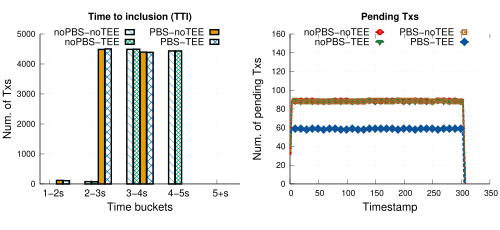

Write gnuplot code to recreate this figure.
# 
# Author: Peterson Yuhala
#

set term postscript size 5in,2.3in linewidth 1 color eps enhanced 22
set encoding utf8


set output "tx_erc20.eps"
set datafile separator comma

load "styles.inc"
load "common.gnuplot" 
load "linetypes.gnuplot"

## Multiplot settings

## mp_startx # Left edge of col 0 plot area
## mp_starty          # Top of row 0 plot area
## mp_width            # Total width of plot area
## mp_height         # Total height of plot area
## mp_rowgap         # Gap between plot rows
## mp_colgap          # Gap between plot columns
          

mp_startx=0.08
mp_starty=0.15

mp_height=0.65
mp_rowgap=0.19
mp_colgap=0.1
mp_width=0.9

eval mpSetup(2, 1)


font_size = 14
label_size = 18



set ytics nomirror
set grid y
set ytics font ",12"


eval mpNext
# --- GRAPH a (top left)


set title "Time to inclusion (TTI)" font "Helvetica-bold,14" #offset 0,-0.2

set ylabel "Num. of Txs" font ",16"  offset 4,0
set xlabel "Time buckets" font ",16"
set xtics font ",14"


set xtics("1-2s" 0, "2-3s" 1, "3-4s" 2, "4-5s" 3, "5+s" 4) font ",14"
#set xtics rotate by 60

set style fill solid border -1
set boxwidth 0.15
set xtics offset 0.4,0.4,0
set ytics offset 0.5,0,0
set xlabel offset 0,1,0

dx=0.08
#set offset 25, -0.5, 0, 0 #left,right,top,bottom

#set xrange[0:400]
set yrange [0:5000]

#set key samplen 1 font ",14" at graph 0.5,0.95
#set key maxrows 1 samplen 0.5 width -2 invert center at graph 1.1,1.125 font ",12"
#set key samplen 1 font ",14" at graph 0.5,0.95

set key samplen 0.75 maxrows 2 at graph 0.5, 0.98 center font ",14"



plot 'data/no_pbs_no_tee/no-pbs_no-tee_30_tx_tti.csv' u ($1-dx):3 t "noPBS-noTEE" with boxes ls 1 lc rgb C2 fillstyle pattern 4, \
    'data/no_pbs_tee/no-pbs_tee_30_tx_tti.csv' u ($1+dx):3 t "noPBS-TEE"  with boxes ls 1 lc rgb C3 fillstyle pattern 2, \
    'data/pbs_no_tee/pbs_rbuilder_no-tee_30_tx_tti.csv' u ($1+3*dx):3 t "PBS-noTEE"  with boxes ls 1 lc rgb C1 fillstyle pattern 3, \
    'data/pbs_tee/pbs_rbuilder_tee_30_tx_tti.csv' u ($1+5*dx):3 t "PBS-TEE"  with boxes ls 1 lc rgb C5 fillstyle pattern 9
    



unset xtics
eval mpNext
# --- GRAPH b (top right)
set xrange[0:350]


set yrange [0:160]
set title "Pending Txs" font "Helvetica-bold,14" #offset 0,-0.2

set ylabel "Num. of pending Txs" font ",16"  offset 3,0
set xlabel "Timestamp" font ",16" 
set xtics offset 0,0.4,0 font ",12"


#set key samplen 1 maxrows 1 center top outside at graph 0.5, 1.0 font ",14"

plot 'data/no_pbs_no_tee/no-pbs_no-tee_30_tx_pending_tx_smoothed.csv' u 1:3 every 2  w l ls 2006 notitle, \
     '' u 1:3 every 10 t "noPBS-noTEE" w lp ls 2006, \
     'data/no_pbs_tee/no-pbs_tee_30_tx_pending_tx_smoothed.csv' u 1:3 every 2  w l ls 2007 notitle, \
     '' u 1:3 every 10 t "noPBS-TEE" w lp ls 2007, \
     'data/pbs_no_tee/pbs_rbuilder_no-tee_30_tx_pending_tx_smoothed.csv' u 1:3 every 2 w l ls 22004 notitle, \
     '' u 1:3 every 10 t "PBS-noTEE" w lp ls 22004, \
     'data/pbs_tee/pbs_rbuilder_tee_30_tx_pending_tx_smoothed.csv' u 1:3 every 2 w l ls 22001 notitle, \
        '' u 1:3 every 10 t "PBS-TEE" w lp ls 22001
     


## Gas plots removed
     
!epstopdf "tx_erc20.eps"
!rm "tx_erc20.eps"
quit
